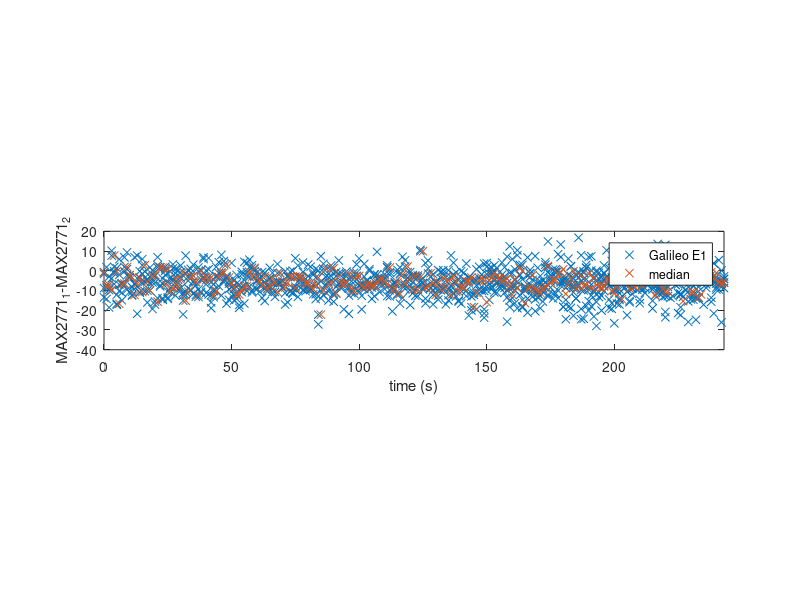

Reproduce this figure in MATLAB.
x2=csvread('differenceC.csv');
dat=real(x2(:,2)*3600+x2(:,3)*60+x2(:,4));dat=dat-dat(1);
subplot(312);plot(dat,x2(:,9)/3e8*1e9,'x');ylabel('MAX2771_1-MAX2771_2');axis tight;
xlabel('time (s)')

p=1
dat=real(x2(1,2)*3600+x2(1,3)*60+x2(1,4));dat=dat-dat(1);
v=[x2(1,9)];
for m=2:length(x2)
   olddat=dat;
   dat=real(x2(m,2)*3600+x2(m,3)*60+x2(m,4));
   if (dat==olddat) 
      v=[v x2(m,9)];
   else
      sol(p)=median(v);
      dats(p)=dat;
      p=p+1;
      v=[];
   end
end
subplot(312);
hold on
plot(dats-dats(1),sol/3e8*1e9,'x')
xlabel('time (s)')
ylim([-40 20])
legend('Galileo E1','median')
mean(sol/3e8*1e9)
std(sol/3e8*1e9)

